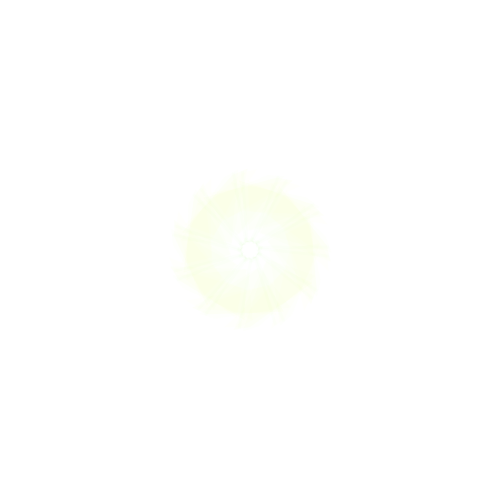
Frame 1 (no input)
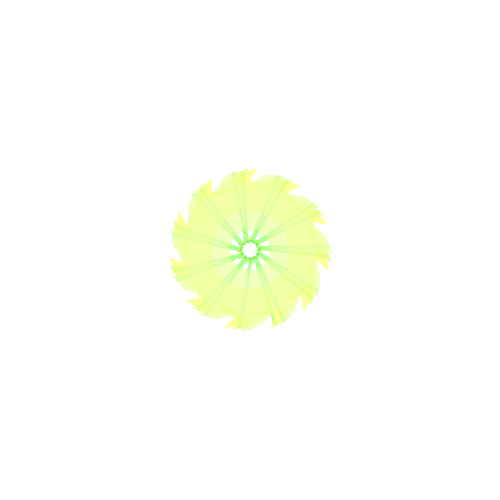
Frame 60 (the mouse pressed at the canvas centre just before this capture)
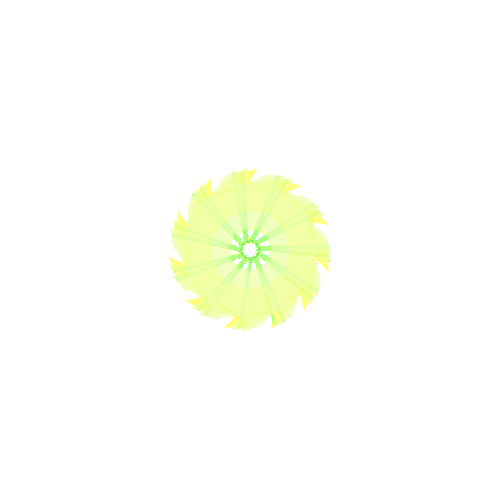
Frame 120 (the mouse held since frame 60 and released just before this capture)

The Processing sketch that drew these frames (run headless with seeded random() and noise(); from frame 60 on, the mouse is pressed at the canvas centre):

// Processing sketch: processing_84144
// ── processing_84144.pde

void setup()
{

  size(500,500);
background(255);
smooth();
noStroke();

 
}

void draw()
{

// translate permet de déplacer une forme sur l'axe des x et celui des y.



translate(250,250);
rotate(PI/11);
  
  fill(231,255,174,10);

 quad(16, 80, 30, 71, 70, 6, 19, 4);
  rotate(PI/27);
 
  fill(258,255,121,5);
quad(16, 80, 30, 71, 70, 6, 39, 4);
  rotate(PI/27);
  
    fill(158,255,121,5);
rect(6, 3, 3, 7);
  rotate(PI/27);
  
      fill(158,255,121,5);
rect(1, 8, 3, 71);
  rotate(PI/27);
  
        fill(118,225,21,5);
rect(1, 8, 3, 1);
  rotate(PI/27);
  
    fill(231,255,174,10);

 quad(16, 80, 30, 71, 70, 6, 19, 4);
  rotate(PI/27);
 
  fill(258,255,121,5);
quad(16, 80, 30, 71, 70, 6, 39, 4);
  rotate(PI/27);
  
    fill(158,255,121,5);
rect(6, 3, 3, 7);
  rotate(PI/27);
  
      fill(158,255,121,5);
rect(1, 8, 3, 71);
  rotate(PI/27);
  
        fill(118,225,21,5);
rect(1, 8, 3, 1);
  rotate(PI/27);
   fill(231,255,174,10);

 quad(16, 80, 30, 71, 70, 6, 19, 4);
  rotate(PI/27);
 
  fill(258,255,121,5);
quad(16, 80, 30, 71, 70, 6, 39, 4);
  rotate(PI/27);
  
    fill(158,255,121,5);
rect(6, 3, 3, 7);
  rotate(PI/27);
  
      fill(158,255,121,5);
rect(1, 8, 3, 71);
  rotate(PI/27);
  
        fill(118,225,21,5);
rect(1, 8, 3, 1);
  rotate(PI/27);
   fill(231,255,174,10);

 quad(16, 80, 30, 71, 70, 6, 19, 4);
  rotate(PI/27);
 
  fill(258,255,121,5);
quad(16, 80, 30, 71, 70, 6, 39, 4);
  rotate(PI/27);
  
    fill(158,255,121,5);
rect(6, 3, 3, 7);
  rotate(PI/27);
  
      fill(158,255,121,5);
rect(1, 8, 3, 71);
  rotate(PI/27);
  
        fill(118,225,21,5);
rect(1, 8, 3, 1);
  rotate(PI/27);
   fill(231,255,174,10);

 quad(16, 80, 30, 71, 70, 6, 19, 4);
  rotate(PI/27);
 
  fill(258,255,121,5);
quad(16, 80, 30, 71, 70, 6, 39, 4);
  rotate(PI/27);
  
    fill(158,255,121,5);
rect(6, 3, 3, 7);
  rotate(PI/27);
  
      fill(158,255,121,5);
rect(1, 8, 3, 71);
  rotate(PI/27);
  
        fill(118,225,21,5);
rect(1, 8, 3, 1);
  rotate(PI/27);
   fill(231,255,174,10);

 quad(16, 80, 30, 71, 70, 6, 19, 4);
  rotate(PI/27);
 
  fill(258,255,121,5);
quad(16, 80, 30, 71, 70, 6, 39, 4);
  rotate(PI/27);
  
    fill(158,255,121,5);
rect(6, 3, 3, 7);
  rotate(PI/27);
  
      fill(158,255,121,5);
rect(1, 8, 3, 71);
  rotate(PI/27);
  
        fill(118,225,21,5);
rect(1, 8, 3, 1);
  rotate(PI/27);
   fill(231,255,174,10);

 quad(16, 80, 30, 71, 70, 6, 19, 4);
  rotate(PI/27);
 
  fill(258,255,121,5);
quad(16, 80, 30, 71, 70, 6, 39, 4);
  rotate(PI/27);
  
    fill(158,255,121,5);
rect(6, 3, 3, 7);
  rotate(PI/27);
  
      fill(158,255,121,5);
rect(1, 8, 3, 71);
  rotate(PI/27);
  
        fill(118,225,21,5);
rect(1, 8, 3, 1);
  rotate(PI/27);
   fill(231,255,174,10);

 quad(16, 80, 30, 71, 70, 6, 19, 4);
  rotate(PI/27);
 
  fill(258,255,121,5);
quad(16, 80, 30, 71, 70, 6, 39, 4);
  rotate(PI/27);
  
    fill(158,255,121,5);
rect(6, 3, 3, 7);
  rotate(PI/27);
  
      fill(158,255,121,5);
rect(1, 8, 3, 71);
  rotate(PI/27);
  
        fill(118,225,21,5);
rect(1, 8, 3, 1);
  rotate(PI/27);
   fill(231,255,174,10);

 quad(16, 80, 30, 71, 70, 6, 19, 4);
  rotate(PI/27);
 
  fill(258,255,121,5);
quad(16, 80, 30, 71, 70, 6, 39, 4);
  rotate(PI/27);
  
    fill(158,255,121,5);
rect(6, 3, 3, 7);
  rotate(PI/27);
  
      fill(158,255,121,5);
rect(1, 8, 3, 71);
  rotate(PI/27);
  
        fill(118,225,21,5);
rect(1, 8, 3, 1);
  rotate(PI/27);
   fill(231,255,174,10);

 quad(16, 80, 30, 71, 70, 6, 19, 4);
  rotate(PI/27);
 
  fill(258,255,121,5);
quad(16, 80, 30, 71, 70, 6, 39, 4);
  rotate(PI/27);
  
    fill(158,255,121,5);
rect(6, 3, 3, 7);
  rotate(PI/27);
  
      fill(158,255,121,5);
rect(1, 8, 3, 71);
  rotate(PI/27);
  
        fill(118,225,21,5);
rect(1, 8, 3, 1);
  rotate(PI/27);
   fill(231,255,174,10);

 quad(16, 80, 30, 71, 70, 6, 19, 4);
  rotate(PI/27);
 
  fill(258,255,121,5);
quad(16, 80, 30, 71, 70, 6, 39, 4);
  rotate(PI/27);
  
    fill(158,255,121,5);
rect(6, 3, 3, 7);
  rotate(PI/27);
  
      fill(158,255,121,5);
rect(1, 8, 3, 71);
  rotate(PI/27);
  
        fill(118,225,21,5);
rect(1, 8, 3, 1);
  rotate(PI/27);
   fill(231,255,174,10);

 quad(16, 80, 30, 71, 70, 6, 19, 4);
  rotate(PI/27);
 
  fill(258,255,121,5);
quad(16, 80, 30, 71, 70, 6, 39, 4);
  rotate(PI/27);
  
    fill(158,255,121,5);
rect(6, 3, 3, 7);
  rotate(PI/27);
  
      fill(158,255,121,5);
rect(1, 8, 3, 71);
  rotate(PI/27);
  
        fill(118,225,21,5);
rect(1, 8, 3, 1);
  rotate(PI/27);
   fill(231,255,174,10);

 quad(16, 80, 30, 71, 70, 6, 19, 4);
  rotate(PI/27);
 
  fill(258,255,121,5);
quad(16, 80, 30, 71, 70, 6, 39, 4);
  rotate(PI/27);
  
    fill(158,255,121,5);
rect(6, 3, 3, 7);
  rotate(PI/27);
  
      fill(158,255,121,5);
rect(1, 8, 3, 71);
  rotate(PI/27);
  
        fill(118,225,21,5);
rect(1, 8, 3, 1);
  rotate(PI/27);
   fill(231,255,174,10);

 quad(16, 80, 30, 71, 70, 6, 19, 4);
  rotate(PI/27);
 
  fill(258,255,121,5);
quad(16, 80, 30, 71, 70, 6, 39, 4);
  rotate(PI/27);
  
    fill(158,255,121,5);
rect(6, 3, 3, 7);
  rotate(PI/27);
  
      fill(158,255,121,5);
rect(1, 8, 3, 71);
  rotate(PI/27);
  
        fill(118,225,21,5);
rect(1, 8, 3, 1);
  rotate(PI/27);
   fill(231,255,174,10);

 quad(16, 80, 30, 71, 70, 6, 19, 4);
  rotate(PI/27);
 
  fill(258,255,121,5);
quad(16, 80, 30, 71, 70, 6, 39, 4);
  rotate(PI/27);
  
    fill(158,255,121,5);
rect(6, 3, 3, 7);
  rotate(PI/27);
  
      fill(158,255,121,5);
rect(1, 8, 3, 71);
  rotate(PI/27);
  
        fill(118,225,21,5);
rect(1, 8, 3, 1);
  rotate(PI/27);
   fill(231,255,174,10);

 quad(16, 80, 30, 71, 70, 6, 19, 4);
  rotate(PI/27);
 
  fill(258,255,121,5);
quad(16, 80, 30, 71, 70, 6, 39, 4);
  rotate(PI/27);
  
    fill(158,255,121,5);
rect(6, 3, 3, 7);
  rotate(PI/27);
  
      fill(158,255,121,5);
rect(1, 8, 3, 71);
  rotate(PI/27);
  
        fill(118,225,21,5);
rect(1, 8, 3, 1);
  rotate(PI/27);
   fill(231,255,174,10);

 quad(16, 80, 30, 71, 70, 6, 19, 4);
  rotate(PI/27);
 
  fill(258,255,121,5);
quad(16, 80, 30, 71, 70, 6, 39, 4);
  rotate(PI/27);
  
    fill(158,255,121,5);
rect(6, 3, 3, 7);
  rotate(PI/27);
  
      fill(158,255,121,5);
rect(1, 8, 3, 71);
  rotate(PI/27);
  
        fill(118,225,21,5);
rect(1, 8, 3, 1);
  rotate(PI/27);
   fill(231,255,174,10);

 quad(16, 80, 30, 71, 70, 6, 19, 4);
  rotate(PI/27);
 
  fill(258,255,121,5);
quad(16, 80, 30, 71, 70, 6, 39, 4);
  rotate(PI/27);
  
    fill(158,255,121,5);
rect(6, 3, 3, 7);
  rotate(PI/27);
  
      fill(158,255,121,5);
rect(1, 8, 3, 71);
  rotate(PI/27);
  
        fill(118,225,21,5);
rect(1, 8, 3, 1);
  rotate(PI/27);
   fill(231,255,174,10);

 quad(16, 80, 30, 71, 70, 6, 19, 4);
  rotate(PI/27);
 
  fill(258,255,121,5);
quad(16, 80, 30, 71, 70, 6, 39, 4);
  rotate(PI/27);
  
    fill(158,255,121,5);
rect(6, 3, 3, 7);
  rotate(PI/27);
  
      fill(158,255,121,5);
rect(1, 8, 3, 71);
  rotate(PI/27);
  
        fill(118,225,21,5);
rect(1, 8, 3, 1);
  rotate(PI/27);
   fill(231,255,174,10);

 quad(16, 80, 30, 71, 70, 6, 19, 4);
  rotate(PI/27);
 
  fill(258,255,121,5);
quad(16, 80, 30, 71, 70, 6, 39, 4);
  rotate(PI/27);
  
    fill(158,255,121,5);
rect(6, 3, 3, 7);
  rotate(PI/27);
  
      fill(158,255,121,5);
rect(1, 8, 3, 71);
  rotate(PI/27);
  
        fill(118,225,21,5);
rect(1, 8, 3, 1);
  rotate(PI/27);
   fill(231,255,174,10);

 quad(16, 80, 30, 71, 70, 6, 19, 4);
  rotate(PI/27);
 
  fill(258,255,121,5);
quad(16, 80, 30, 71, 70, 6, 39, 4);
  rotate(PI/27);
  
    fill(158,255,121,5);
rect(6, 3, 3, 7);
  rotate(PI/27);
  
      fill(158,255,121,5);
rect(1, 8, 3, 71);
  rotate(PI/27);
  
        fill(118,225,21,5);
rect(1, 8, 3, 1);
  rotate(PI/27);
 
 
  
    

 
 
 


 
 

   
 
  

  

  

}
